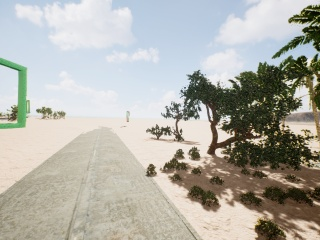
#> input picture images/1745287916.7601805rgb.jpg, 320 x 240 px; its folder holds only this picture in this run
$ python -i drl_environment2.py   (imports and definitions only)   (older library calls are emulated)
#> lines starting #> are read from the running program, lines starting #| are printed output that depends on the picture; after the words box and inside, x2 and y2 are one past the last pixel; in counts of white or black regions, pixels touching at a corner belong together
#> further down, picture is the input picture: shape (240, 320, 3); mean B, G, R 168.4, 176.1, 177
import airsimdroneracinglab as airsim
import numpy as np
import cv2
import threading
import time
import random
import math
# import open3d as o3d
import os


def detect_largest_door_in_image(image):
    """
    检测图像中的最大矩形（可能代表门）并返回其位置信息。
    输入:
        image: 输入图像，形状为(240, 320, 3)
    输出:
        detected: 如果检测到门，返回True；否则返回False。
        largest_door_info: 最大矩形的信息，包括顶点、角度、位置等。
    """
    # 将图像转为灰度图
    gray = cv2.cvtColor(image, cv2.COLOR_BGR2GRAY)
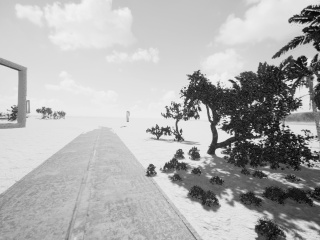
#> gray: shape (240, 320); min 2, max 244, mean 175.5

    # 应用高斯模糊，减少噪声
    blurred = cv2.GaussianBlur(gray, (5, 5), 0)
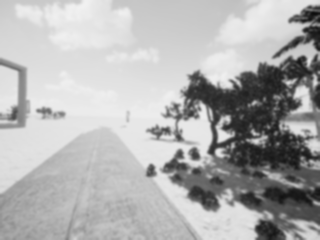
#> blurred: shape (240, 320); min 13, max 241, mean 175.5

    # 使用Canny边缘检测
    edges = cv2.Canny(blurred, 50, 150)
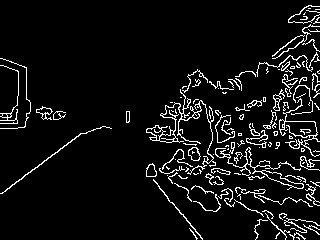
#> edges: shape (240, 320); 6.8% white in thin lines or dots

    # 找到图像中的轮廓
    contours, _ = cv2.findContours(edges, cv2.RETR_EXTERNAL, cv2.CHAIN_APPROX_SIMPLE)
#> contours = 133 contours, 109 with area under 20; largest, box (x1, y1, x2, y2) and area: (146, 89, 216, 175) 423, (215, 147, 304, 190) 344, (188, 147, 201, 161) 112, (146, 163, 157, 177) 100, (279, 98, 320, 157) 100

    largest_door_info = None  # 用于保存最大矩形的信息
    max_area = 0  # 当前最大面积

    # 遍历所有轮廓
    for contour in contours:
        # 计算轮廓的面积，较小的区域忽略
        area = cv2.contourArea(contour)
        if area < 200:  # 根据实际情况调整这个面积限制
            continue

        # 通过最小外接矩形获取轮廓的矩阵信息
        rect = cv2.minAreaRect(contour)
        box = cv2.boxPoints(rect)  # 获取矩形的四个顶点
        box = np.int32(box)  # 将顶点转为整数（修复了np.int0问题）

        # 检查矩形的长宽比，宽度和高度没有限制，可以为任何值
        width, height = rect[1]

        # 如果当前矩形的面积大于已知的最大面积，则更新最大矩形
        if area > max_area:
            max_area = area
            largest_door_info = {
                'vertices': box,  # 矩形的四个顶点
                'angle': rect[2],  # 矩形的角度
                'position': rect[0],  # 矩形中心点
                'width': width,  # 矩形宽度
                'height': height,  # 矩形高度
            }
#> this loop made 133 passes
#> (area, rect, box, width, height, max_area) on pass 51: (344, ((259.8, 165.9), (27.73, 95.75), -69.27), [[299, 195], [210, 161], [219, 135], [309, 169]], 27.73, 95.75, 344)
#> (area, width, height, max_area) on pass 95: (423, 64.22, 77.41, 423)
#> after the loop, max_area = 423
    image_copy = image.copy()  # 创建图像副本
    if largest_door_info is None:
        return False, None, image_copy  # 如果没有检测到任何矩形

    # 在图像副本上画出最大矩形（门）的检测结果

    cv2.drawContours(image_copy, [largest_door_info['vertices']], 0, (0, 255, 0), 3)
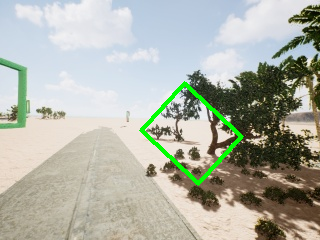
#> image_copy: shape (240, 320, 3); 1.56% of pixels changed, all inside (x1, y1, x2, y2) = (139, 81, 244, 186)
    # 画矩形中心点
    cv2.circle(image_copy, (int(largest_door_info['position'][0]), int(largest_door_info['position'][1])), 5,
               (0, 0, 255), -1)
#> image_copy: shape (240, 320, 3); 0.11% of pixels changed, all inside (x1, y1, x2, y2) = (186, 128, 197, 139)

    return True, largest_door_info, image_copy


# [27 lines left out: functions point_to_line_distance, point_to_vector_distance, not called in this run]


class DRLEnvironment(object):
    action_space = (4,)
    max_axis_velocity = 2.0

    # [153 lines left out: functions __init__, get_orientation, getPitchRollYaw, calculatePitchRollYaw, goal_direction, get_linear_acceleration and 9 more, not called in this run]

    def stop_log_monitor_callback_thread(self):
        if self.is_log_monitor_thread_active:
            self.is_log_monitor_thread_active = False

    # [532 lines left out: functions open_log_file, follow_log_file, check_colission, repeat_log_monitor_callback, calculate_safety_reward, calculate_reward and 14 more, not called in this run]

    def get_ground_truth_gate_facing(self):
        self.gate_facing = [self.get_gate_facing_vector_from_quaternion(gatepose.orientation)
                            for gatepose in self.gate_poses_ground_truth]

>>> import cv2
>>> picture = cv2.imread('../images/1745287916.7601805rgb.jpg')
>>> result = detect_largest_door_in_image(picture)

$ run again, on images/1745287917.5482097rgb.jpg
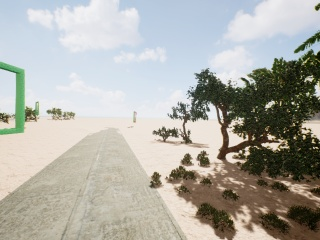
#> input picture images/1745287917.5482097rgb.jpg, 320 x 240 px
#> picture is the input picture: shape (240, 320, 3); mean B, G, R 166.6, 173.6, 174.3
#> in detect_largest_door_in_image, `edges = cv2.Canny(blurred, 50, 150)`:
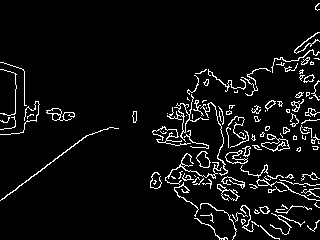
#> edges: shape (240, 320); 5.9% white in thin lines or dots
#> contours = 123 contours, 96 with area under 20; largest, box (x1, y1, x2, y2) and area: (261, 134, 290, 152) 224, (167, 94, 209, 142) 160, (225, 150, 248, 164) 146, (196, 151, 211, 168) 144, (46, 108, 75, 121) 116
#> the loop in detect_largest_door_in_image, `for contour in contours:` made 123 passes
#> (area, rect, box, width, height, max_area) on pass 52: (223.5, ((275.6, 143.8), (15.34, 28.05), -70.35), [[286, 155], [259, 146], [264, 131], [291, 141]], 15.34, 28.05, 223.5)
#> after the loop in detect_largest_door_in_image, `for contour in contours:`: max_area = 223.5
#> in detect_largest_door_in_image, `cv2.drawContours(image_copy, [largest_door_info['vertices']], 0, (0, 2..`:
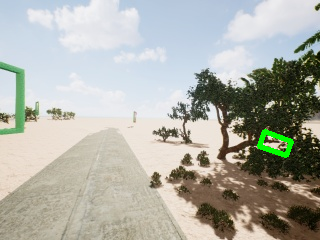
#> image_copy: shape (240, 320, 3); 0.59% of pixels changed, all inside (x1, y1, x2, y2) = (257, 129, 294, 158)
